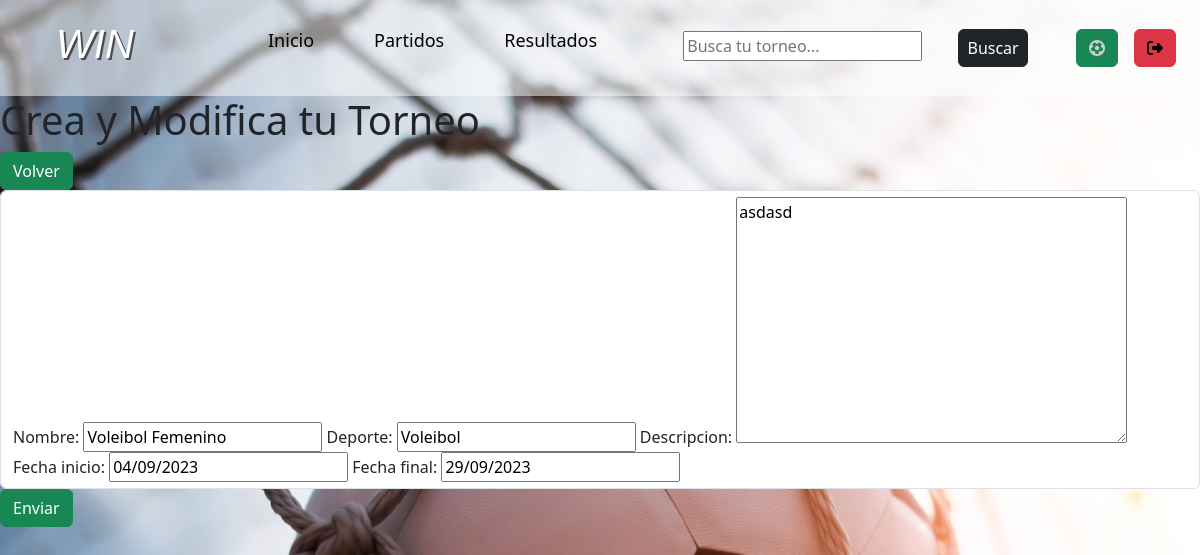
/editar-torneo/1 (signed in), run on the app's committed database.
### app/models.py (models this page shows, shortened)
class Torneo(models.Model):
    usuario= models.ForeignKey(User,on_delete=models.CASCADE,null=True,blank=True)
    nombre= models.CharField(max_length=40)
    deporte= models.CharField(max_length=30)
    descripcion= models.TextField(max_length=200)
    fecha_inicio = models.DateField()
    fecha_final = models.DateField()

### app/views.py (the view)
# urls.py: path('editar-torneo/<int:pk>', EditarTorneo.as_view(), name='editar-torneo'),
class EditarTorneo(LoginRequiredMixin,UpdateView):
    model= Torneo
    fields = ['nombre', 'deporte', 'descripcion',
    'fecha_inicio', 'fecha_final']
    success_url= reverse_lazy('torneos')
    def get_object(self, queryset=None):
        torneo = super().get_object(queryset)
        if torneo.usuario != self.request.user:
            raise Http404("No tienes permiso para editar este torneo.")
        return torneo

### app/templates/app/torneo_form.html (shortened to what this page needs)
{% extends 'app/index.html' %} {% load static %}
    {% block css %}
    <link rel="stylesheet" href="{% static 'app/editar.css' %}">{% endblock %}
    {% block content%}
    <h1>Crea y Modifica tu Torneo</h1>
    <a class="btn btn-success" href="{% url 'torneos' %}">Volver</a>
    <form class="" method="POST">
        <div class="form-control">
            {{form.as_table}}
        </div>
        <input class="btn btn-success" type="submit" value="Enviar">
    </form>
    {% endblock %}

### app/static/app/editar.css (style rules this page uses)
body { background-image: url(/static/app/img/bg_3.jpg); }

### data on the page
Torneo: nombre "Voleibol Femenino", deporte "Voleibol", descripcion "asdasd", fecha_inicio "04/09/2023", fecha_final "29/09/2023"
